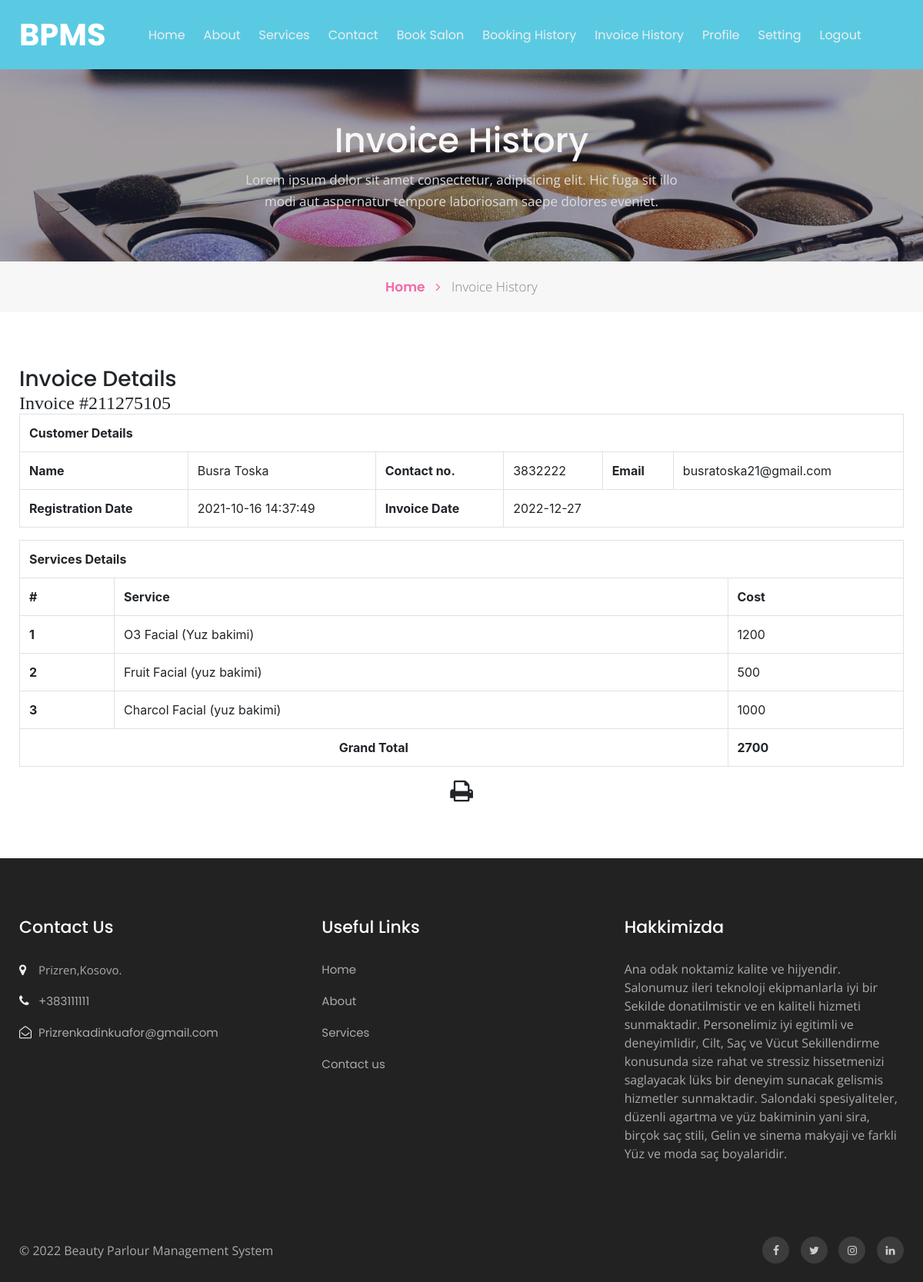
The page /view-invoice.php?invoiceid=211275105 (signed in) on the database its author committed.
### tables this page shows
CREATE TABLE `tblservices` (
  `ID` int(10) NOT NULL,
  `ServiceName` varchar(200) DEFAULT NULL,
  `ServiceDescription` mediumtext DEFAULT NULL,
  `Cost` int(10) DEFAULT NULL,
  `Image` varchar(200) DEFAULT NULL,
  `CreationDate` timestamp NULL DEFAULT current_timestamp()
);

CREATE TABLE `tblpage` (
  `ID` int(10) NOT NULL,
  `PageType` varchar(200) DEFAULT NULL,
  `PageTitle` mediumtext DEFAULT NULL,
  `PageDescription` mediumtext DEFAULT NULL,
  `Email` varchar(200) DEFAULT NULL,
  `MobileNumber` bigint(10) DEFAULT NULL,
  `UpdationDate` date DEFAULT NULL,
  `Timing` varchar(200) NOT NULL
);

### htdocs/view-invoice.php (the view, shortened to what this page needs)
<?php
include('includes/dbconnection.php');
if (strlen($_SESSION['bpmsuid']==0)) {
  header('location:logout.php');
  } else{
  ?>
<!doctype html>
<html lang="en">
  <head>
    <link rel="stylesheet" href="assets/css/style-starter.css">
  </head>
  <body id="home">
<?php include_once('includes/header.php');?>
<section class="w3l-inner-banner-main">
    <div class="about-inner contact ">
        <div class="container">
            <div class="main-titles-head text-center">
            <h3 class="header-name ">
 Invoice History
            </h3>
            <p class="tiltle-para ">Lorem ipsum dolor sit amet consectetur, adipisicing elit. Hic fuga sit illo modi aut aspernatur tempore laboriosam saepe dolores eveniet.</p>
        </div>
</div>
</div>
<div class="breadcrumbs-sub">
<div class="container">
<ul class="breadcrumbs-custom-path">
    <li class="right-side propClone"><a href="index.php" class="">Home <span class="fa fa-angle-right" aria-hidden="true"></span></a> <p></li>
    <li class="active ">
        Invoice History</li>
</ul>
</div>
</div>
</section>
<section class="w3l-contact-info-main" id="contact">
    <div class="contact-sec	">
        <div class="container">
            <div>
                <div class="cont-details">
                   <div class="table-content table-responsive cart-table-content m-t-30">
                    <h3 class="title1">Invoice Details</h3>
    <?php
    $invid=intval($_GET['invoiceid']);
$ret=mysqli_query($con,"select DISTINCT  date(tblinvoice.PostingDate) as invoicedate,tbluser.FirstName,tbluser.LastName,tbluser.Email,tbluser.MobileNumber,tbluser.RegDate
    from  tblinvoice
    join tbluser on tbluser.ID=tblinvoice.Userid
    where tblinvoice.BillingId='$invid'");
while ($row=mysqli_fetch_array($ret)) {
?>
                    <div class="table-responsive bs-example widget-shadow">
                        <h4>Invoice #<?php echo $invid;?></h4>
                        <table class="table table-bordered" width="100%" border="1">
<tr>
<th colspan="6">Customer Details</th>
</tr>
                             <tr>
                                <th>Name</th>
                                <td><?php echo $row['FirstName']?> <?php echo $row['LastName']?></td>
                                <th>Contact no.</th>
                                <td><?php echo $row['MobileNumber']?></td>
                                <th>Email </th>
                                <td><?php echo $row['Email']?></td>
                            </tr>
                             <tr>
                                <th>Registration Date</th>
                                <td><?php echo $row['RegDate']?></td>
                                <th>Invoice Date</th>
                                <td colspan="3"><?php echo $row['invoicedate']?></td>
                            </tr>
<?php }?>
</table>
<table class="table table-bordered" width="100%" border="1">
<tr>
<th colspan="3">Services Details</th>
</tr>
<tr>
<th>#</th>
<th>Service</th>
<th>Cost</th>
</tr>
<?php
$ret=mysqli_query($con,"select tblservices.ServiceName,tblservices.Cost
    from  tblinvoice
    join tblservices on tblservices.ID=tblinvoice.ServiceId
    where tblinvoice.BillingId='$invid'");
$cnt=1;
while ($row=mysqli_fetch_array($ret)) {
    ?>
<tr>
<th><?php echo $cnt;?></th>
<td><?php echo $row['ServiceName']?></td>
<td><?php echo $subtotal=$row['Cost']?></td>
</tr>
<?php
$cnt=$cnt+1;
$gtotal+=$subtotal;
} ?>
<tr>
<th colspan="2" style="text-align:center">Grand Total</th>
<th><?php echo $gtotal?></th>
</tr>
</table>
  <p style="margin-top:1%"  align="center">
  <i class="fa fa-print fa-2x" style="cursor: pointer;"  OnClick="CallPrint(this.value)" ></i>
</p>
                    </div> </div>
    </div>
    </div></div>
</section>
<?php include_once('includes/footer.php');?>
</body>
</html><?php } ?>

### htdocs/includes/footer.php (shortened to what this page needs)
<section class="w3l-footer-29-main">
    <div class="footer-29 py-5">
      <div class="container py-lg-4">
        <div class="row footer-top-29">
          <div class="col-lg-4 col-md-6 col-sm-8 footer-list-29 footer-1">
            <h6 class="footer-title-29">Contact Us</h6>
            <ul>
              <?php
$ret=mysqli_query($con,"select * from tblpage where PageType='contactus' ");
while ($row=mysqli_fetch_array($ret)) {
?>
              <li>
                <span class="fa fa-map-marker"></span> <p><?php  echo $row['PageDescription'];?>.</p>
              </li>
              <li><span class="fa fa-phone"></span><a href="tel:+7-800-999-800"> +<?php  echo $row['MobileNumber'];?></a></li>
              <li><span class="fa fa-envelope-open-o"></span><a href="mailto:parlour@mail.com" class="mail">
                  <?php  echo $row['Email'];?></a></li><?php } ?>
            </ul>
          </div>
          <div class="col-lg-4 col-md-6 col-sm-4 footer-list-29 footer-2 ">
            <ul>
              <h6 class="footer-title-29">Useful Links</h6>
              <li><a href="index.php">Home</a></li>
              <li><a href="about.php">About</a></li>
              <li><a href="services.php"> Services</a></li>
              <li><a href="contact.php">Contact us</a></li>
            </ul>
          </div>
          <div class="col-lg-4 col-md-6 col-sm-7 footer-list-29 footer-4">
            <?php
$ret=mysqli_query($con,"select * from tblpage where PageType='aboutus' ");
while ($row=mysqli_fetch_array($ret)) {
?>
            <h6 class="footer-title-29"><?php  echo $row['PageTitle'];?> </h6>
            <p><?php  echo $row['PageDescription'];?></p><?php } ?>
          </div>
        </div>
      </div>
    </div>
  </section>
  <section class="w3l-footer-29-main w3l-copyright">
    <div class="container">
      <div class="row bottom-copies">
        <p class="col-lg-8 copy-footer-29">© 2022  Beauty Parlour Management System </p>
        <div class="col-lg-4 main-social-footer-29">
          <a href="#facebook" class="facebook"><span class="fa fa-facebook"></span></a>
          <a href="#twitter" class="twitter"><span class="fa fa-twitter"></span></a>
          <a href="#instagram" class="instagram"><span class="fa fa-instagram"></span></a>
          <a href="#linkedin" class="linkedin"><span class="fa fa-linkedin"></span></a>
        </div>
      </div>
    </div>
  </section>

### rows shown on the page
tblservices: ServiceName "O3 Facial (Yuz bakimi)", Cost "1200"
tblservices: ServiceName "Fruit Facial (yuz bakimi)", Cost "500"
tblservices: ServiceName "Charcol Facial (yuz bakimi)", Cost "1000"
tblpage: PageDescription "Prizren,Kosovo", MobileNumber "383111111", Email "Prizrenkadinkuafor@gmail.com"
tblpage: PageTitle "Hakkimizda", PageDescription "Ana odak noktamiz kalite ve hijyendir. Salonumuz ileri teknoloji ekipmanlarla iyi bir Sekilde donatilmistir ve en kaliteli hizmeti sunmaktadir. Personelimiz iyi egitimli ve deneyimlidir, Cilt, Saç ve Vücut Sekillendirme konusunda size rahat ve stressiz hissetmenizi saglayacak lüks bir deneyim sunacak gelismis hizmetler sunmaktadir. Salondaki spesiyaliteler, düzenli agartma ve yüz bakiminin yani sira, birçok saç stili, Gelin ve sinema makyaji ve farkli Yüz ve moda saç boyalaridir."

### other values the page prints
$row['FirstName'] "Busra"
$row['LastName'] "Toska"
$row['MobileNumber'] "3832222"
$row['Email'] "busratoska21@gmail.com"
$row['RegDate'] "2021-10-16 14:37:49"
$row['invoicedate'] "2022-12-27"
$gtotal "2700"
